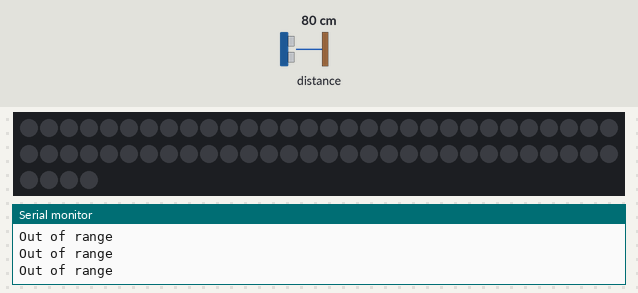
Simulated run of this sketch. Board: Arduino Uno, built with avr-gcc and run on an emulated ATmega328P. Shown: 64 RGB LEDs in strip order, left to right, continuing on the next row, the last lines printed to the serial monitor. Inputs (shaded band) come from the test bench; at power-on: distance to the obstacle 80 cm. Dim RGB values are drawn brighter than linear.

Above: at 2.2 s.
2.3 s: distance to the obstacle set to 18 cm
At 3.8 s:
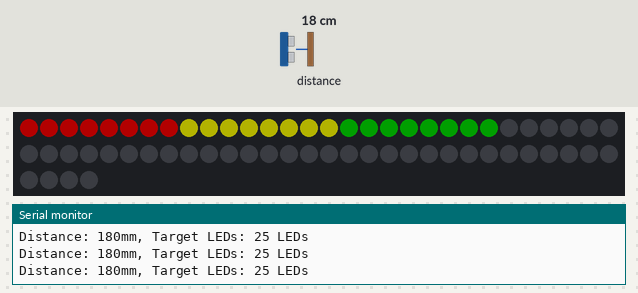
3.9 s: distance to the obstacle set to 4 cm
At 4.54 s:
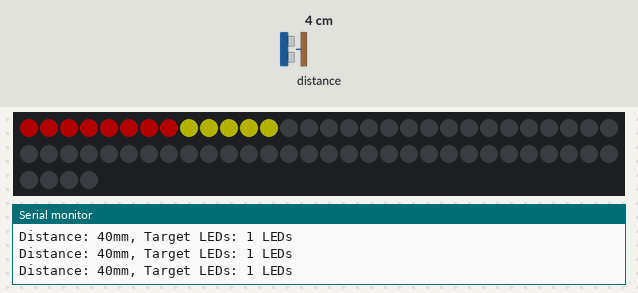
5.7 s: distance to the obstacle set to 2 cm
At 6.4 s:
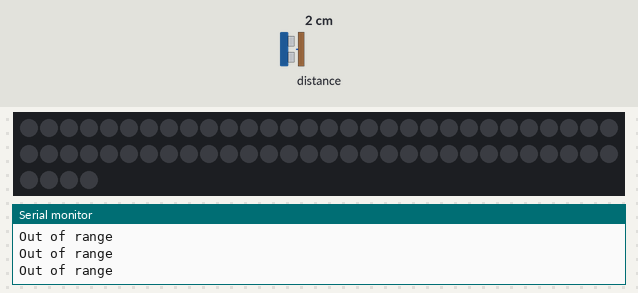
7.2 s: distance to the obstacle set to 35 cm
At 9.1 s:
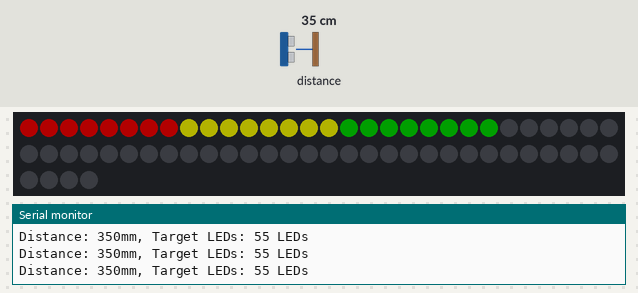

The sketch:

rgb_lights.ino
```cpp
#include <Wire.h>
#include <FastLED.h>
#include "Adafruit_VL53L0X.h"

// ===== LED MATRIX SETTINGS =====
#define LED_PIN 13
#define NUM_LEDS 64
#define BRIGHTNESS 60
#define LED_TYPE WS2812B
#define COLOR_ORDER GRB

CRGB leds[NUM_LEDS];

// ===== SENSOR SETTINGS =====
Adafruit_VL53L0X lox = Adafruit_VL53L0X();

// Define the min/max range for the distance visualizer (in millimeters)
#define MIN_DISTANCE 30   // At this distance or closer, very few LEDs will be lit
#define MAX_DISTANCE 400  // At this distance or farther, all LEDs will be lit

// Variables for the scrolling effect
int currentLedsToLight = 0;
int previousLedsToLight = 0;
int animationSpeed = 20; // Lower value = faster animation

void setup() {
  Serial.begin(115200);
  delay(1000); // Power-on delay

  // ----- Initialize FastLED -----
  // The correct syntax for addLeds is <chipset, data pin, color order>
  FastLED.addLeds<LED_TYPE, LED_PIN, COLOR_ORDER>(leds, NUM_LEDS).setCorrection(TypicalLEDStrip);
  FastLED.setBrightness(BRIGHTNESS);
  FastLED.clear();
  FastLED.show();
  Serial.println("FastLED Matrix Initialized");

  // ----- Initialize VL53L0X Sensor -----
  if (!lox.begin()) {
    Serial.println(F("Failed to boot VL53L0X"));
    while (1);
  }
  Serial.println("VL53L0X Sensor Initialized");

  // Start continuous ranging
  lox.startRangeContinuous();
}

void loop() {
  // Check if a new sensor measurement is available
  if (lox.isRangeComplete()) {
    int distance = lox.readRangeResult();

    if (distance >= MIN_DISTANCE && distance <= MAX_DISTANCE) {
      // Map the distance to the target number of LEDs to light up.
      int targetLedsToLight = map(distance, MIN_DISTANCE, MAX_DISTANCE, 0, NUM_LEDS);

      Serial.print("Distance: ");
      Serial.print(distance);
      Serial.print("mm, Target LEDs: ");
      Serial.print(targetLedsToLight);
      Serial.println(" LEDs");

      // Animate the change in the number of lit LEDs
      if (targetLedsToLight > currentLedsToLight) {
        currentLedsToLight++;
      } else if (targetLedsToLight < currentLedsToLight) {
        currentLedsToLight--;
      }

      // Update the LEDs based on the current animated state
      FastLED.clear(); // Clear the matrix for each frame
      for (int i = 0; i < currentLedsToLight; i++) {
        // First row (0-7) is red
        if (i < 8) {
          leds[i] = CRGB::Red;
        }
        // Second row (8-15) is yellow
        else if (i < 16) {
          leds[i] = CRGB::Yellow;
        }
        // Third row (16-23) is green
        else if (i < 24) {
          leds[i] = CRGB::Green;
        }
      }

    } else {
      // If out of range, animate the display turning off
      if (currentLedsToLight > 0) {
        currentLedsToLight--;
        FastLED.clear();
        for (int i = 0; i < currentLedsToLight; i++) {
          if (i < 8) {
            leds[i] = CRGB::Red;
          } else if (i < 16) {
            leds[i] = CRGB::Yellow;
          } else if (i < 24) {
            leds[i] = CRGB::Green;
          }
        }
      } else {
        Serial.println("Out of range");
        FastLED.clear();
      }
    }

    // Update the physical LEDs and control animation speed
    FastLED.show();
    delay(animationSpeed);
  }
}
```

Measured:
- after the input at 2.3 s, the LEDs: first change at once (image 1 shows a later state)
- after the input at 3.9 s, the LEDs: first change after 0.07 s (image 2 shows a later state)
- after the input at 5.7 s, the LEDs: change at once (image 3)
- after the input at 7.2 s, the LEDs: first change at once (image 4 shows a later state)
